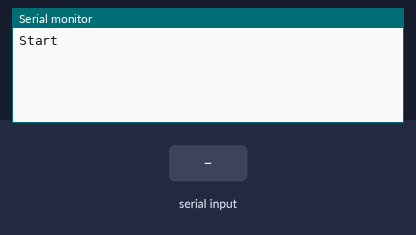
A sketch run on a simulated Arduino Uno, built with avr-gcc and run on an emulated ATmega328P. Shown: the last lines printed to the serial monitor. Inputs (shaded band) come from the test bench.

Above: at 1.2 s.
1.3 s: "1" received over the second serial link
At 3.5 s:
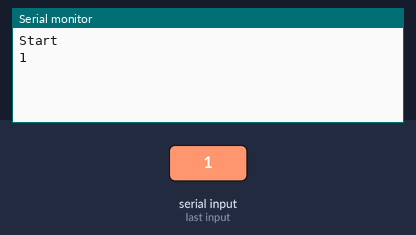
3.8 s: "0" received over the second serial link
At 5.3 s:
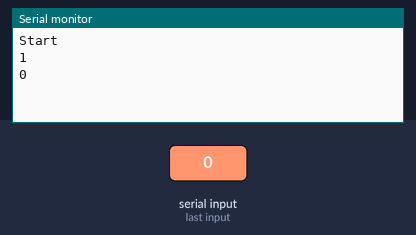

Measured:
- after the input at 1.3 s, the serial monitor: prints a new line after 1.0 s (image 1)
- after the input at 3.8 s, the serial monitor: prints a new line after 1.0 s (image 2)

The sketch:

commandHC.ino
```cpp
//HC-12 messenger send/receive
//autor Tom Heylen tomtomheylen.com

#include <SoftwareSerial.h>

SoftwareSerial mySerial(2, 3); //RX, TX
int count = 0;
void setup() {
  //pinMode(LED_BUILTIN , OUTPUT);
  //pinMode(4,OUTPUT);
  Serial.begin(1200);
  mySerial.begin(1200);
  Serial.println("Start");
}

void loop() {
  if (Serial.available()) { //Read from HC-12 and send to serial monitor
    mySerial.print(Serial.readString());
  }
  if (mySerial.available())
  {
    Serial.println(mySerial.readString());
  }
}
```
